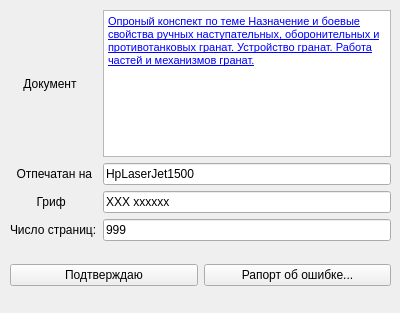
<?xml version="1.0" encoding="UTF-8"?>
<ui version="4.0">
 <class>Form</class>
 <widget class="QWidget" name="Form">
  <property name="geometry">
   <rect>
    <x>0</x>
    <y>0</y>
    <width>400</width>
    <height>313</height>
   </rect>
  </property>
  <property name="windowTitle">
   <string>Form</string>
  </property>
  <widget class="QWidget" name="gridLayoutWidget">
   <property name="geometry">
    <rect>
     <x>10</x>
     <y>10</y>
     <width>381</width>
     <height>231</height>
    </rect>
   </property>
   <layout class="QGridLayout" name="gridLayout">
    <item row="1" column="1">
     <widget class="QLabel" name="label">
      <property name="text">
       <string>    Документ</string>
      </property>
     </widget>
    </item>
    <item row="1" column="2">
     <widget class="QTextEdit" name="textEdit">
      <property name="html">
       <string>&lt;!DOCTYPE HTML PUBLIC &quot;-//W3C//DTD HTML 4.0//EN&quot; &quot;http://www.w3.org/TR/REC-html40/strict.dtd&quot;&gt;
&lt;html&gt;&lt;head&gt;&lt;meta name=&quot;qrichtext&quot; content=&quot;1&quot; /&gt;&lt;style type=&quot;text/css&quot;&gt;
p, li { white-space: pre-wrap; }
&lt;/style&gt;&lt;/head&gt;&lt;body style=&quot; font-family:'MS Shell Dlg 2'; font-size:8.25pt; font-weight:400; font-style:normal;&quot;&gt;
&lt;p style=&quot; margin-top:12px; margin-bottom:12px; margin-left:0px; margin-right:0px; -qt-block-indent:0; text-indent:0px;&quot;&gt;&lt;a href=&quot;#в1&quot;&gt;&lt;span style=&quot; font-size:8pt; text-decoration: underline; color:#0000ff;&quot;&gt;Опроный конспект по теме Назначение и боевые свойства ручных наступательных, оборонительных и противотанковых гранат. Устройство гранат. Работа частей и механизмов гранат.&lt;/span&gt;&lt;/a&gt;&lt;span style=&quot; font-size:8pt;&quot;&gt; &lt;/span&gt;&lt;/p&gt;&lt;/body&gt;&lt;/html&gt;</string>
      </property>
     </widget>
    </item>
    <item row="2" column="1">
     <widget class="QLabel" name="label_2">
      <property name="text">
       <string>  Отпечатан на </string>
      </property>
     </widget>
    </item>
    <item row="2" column="2">
     <widget class="QLineEdit" name="lineEdit">
      <property name="text">
       <string>HpLaserJet1500</string>
      </property>
     </widget>
    </item>
    <item row="3" column="1">
     <widget class="QLabel" name="label_3">
      <property name="layoutDirection">
       <enum>Qt::LeftToRight</enum>
      </property>
      <property name="text">
       <string>        Гриф</string>
      </property>
     </widget>
    </item>
    <item row="3" column="2">
     <widget class="QLineEdit" name="lineEdit_2">
      <property name="text">
       <string>ХХХ хххххх</string>
      </property>
     </widget>
    </item>
    <item row="4" column="1">
     <widget class="QLabel" name="label_4">
      <property name="text">
       <string>Число страниц:</string>
      </property>
     </widget>
    </item>
    <item row="4" column="2">
     <widget class="QLineEdit" name="lineEdit_3">
      <property name="text">
       <string>999</string>
      </property>
     </widget>
    </item>
   </layout>
  </widget>
  <widget class="QWidget" name="horizontalLayoutWidget">
   <property name="geometry">
    <rect>
     <x>10</x>
     <y>250</y>
     <width>381</width>
     <height>51</height>
    </rect>
   </property>
   <layout class="QHBoxLayout" name="horizontalLayout">
    <item>
     <widget class="QPushButton" name="pushButton">
      <property name="text">
       <string>Подтверждаю</string>
      </property>
     </widget>
    </item>
    <item>
     <widget class="QPushButton" name="pushButton_2">
      <property name="text">
       <string>Рапорт об ошибке...</string>
      </property>
     </widget>
    </item>
   </layout>
  </widget>
 </widget>
 <resources/>
 <connections/>
</ui>
